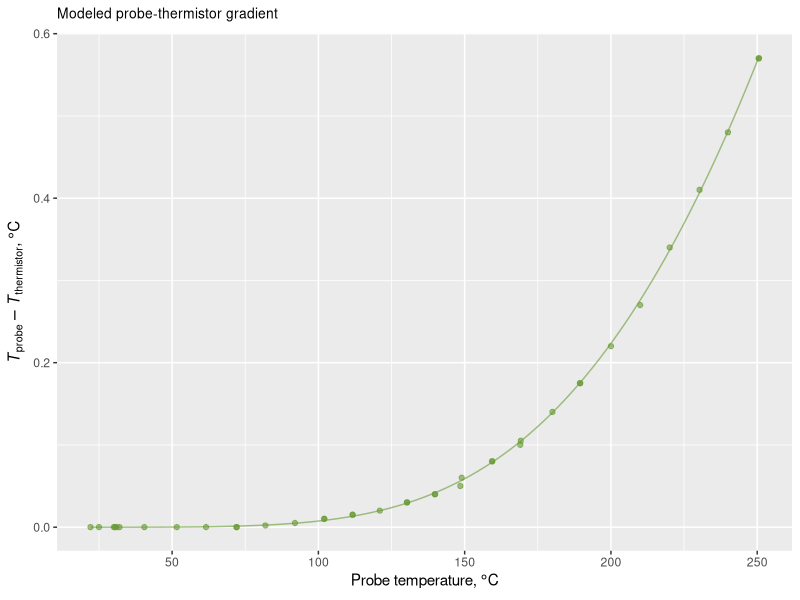

Source code (R):
library(ggplot2)


data <- read.table('simulation.tab')
names(data) = c('probe', 'thermistor', 'nozzle', 'heater')

func <- function(x) 108.2518 * exp( -1744.688 / (x + 82.16401) ) - 4.782322e-05

#postscript(file='', command='cat', paper='special', onefile=F, horizontal=F, width=10, height=4, pointsize=8)
png(filename = 'gradient.png', width = 1200, height = 600, pointsize = 16, bg = "white", res = 120)

ggplot() +
  stat_function(fun = func, data = data, mapping = aes(x = probe, y = func(probe), color = 'b'), show.legend = FALSE) +
  scale_colour_manual('',
    values = c(rgb(0.4, 0.6, 0.2, 0.6), rgb(0.4, 0.6, 0.2, 0.6))
  ) +
  geom_point(data = data, mapping = aes(x = probe, y = 0.0001 + probe - thermistor, color = 'a'), shape = 19, size = 1.5) +
  xlab(expression('Probe temperature, ' * degree * C)) +
  ylab(expression(italic(T)[probe] - italic(T)[thermistor] * ', ' * degree * C)) +
  ggtitle(bquote(paste('Modeled probe-thermistor gradient'))) +
  theme(legend.position = 'none', plot.title = element_text(size=10))
